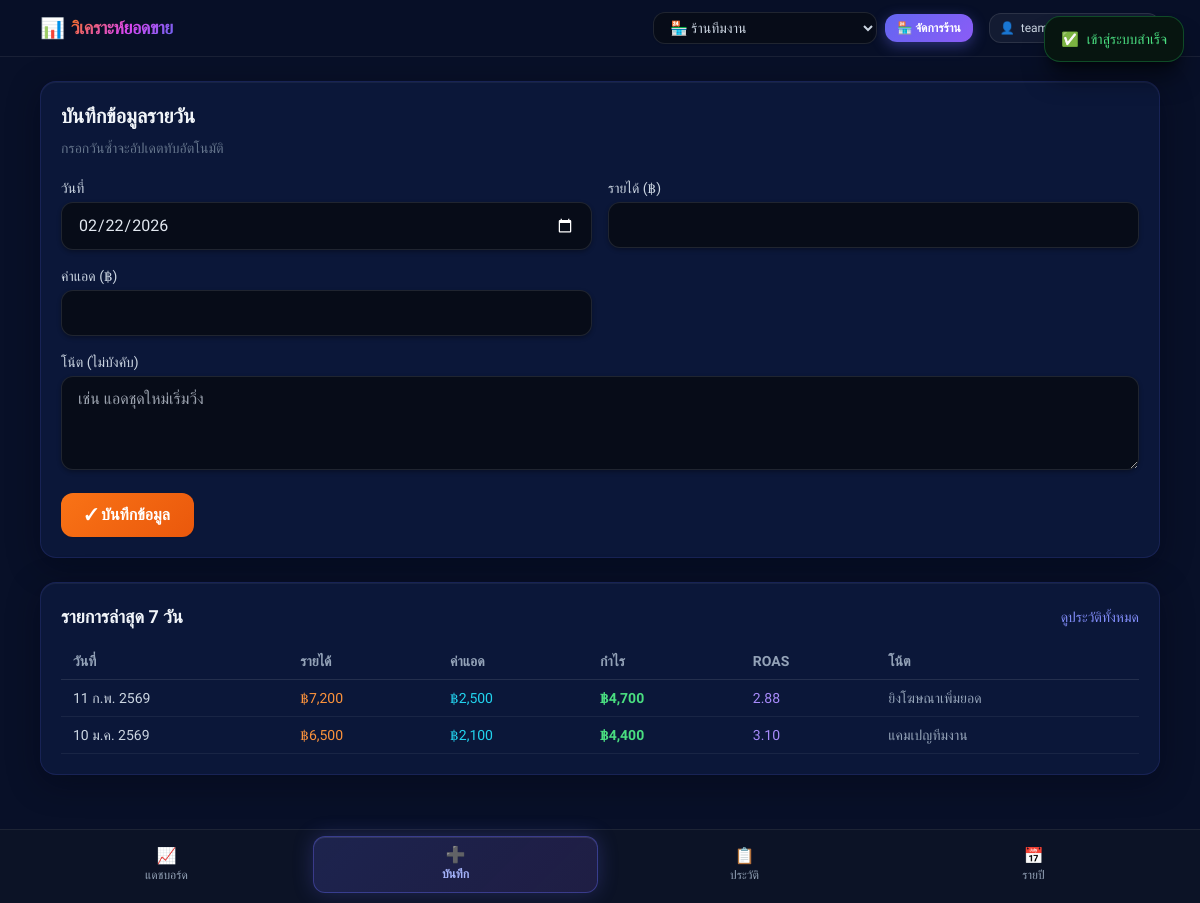
Screenshot of /add-record.php (signed in) with the database file from the repository.
### tables this page shows
CREATE TABLE IF NOT EXISTS daily_records (
    id BIGINT UNSIGNED NOT NULL AUTO_INCREMENT,
    shop_id BIGINT UNSIGNED NOT NULL,
    record_date DATE NOT NULL,
    revenue DECIMAL(12,2) NOT NULL DEFAULT 0.00,
    ad_cost DECIMAL(12,2) NOT NULL DEFAULT 0.00,
    note VARCHAR(255) NULL,
    created_at DATETIME NOT NULL DEFAULT CURRENT_TIMESTAMP,
    updated_at DATETIME NOT NULL DEFAULT CURRENT_TIMESTAMP ON UPDATE CURRENT_TIMESTAMP,
    PRIMARY KEY (id),
    UNIQUE KEY uq_daily_records_shop_date (shop_id, record_date),
    KEY idx_daily_records_record_date (record_date),
    KEY idx_daily_records_shop_date (shop_id, record_date),
    CONSTRAINT chk_daily_records_revenue_non_negative CHECK (revenue >= 0),
    CONSTRAINT chk_daily_records_ad_cost_non_negative CHECK (ad_cost >= 0),
    CONSTRAINT fk_daily_records_shop
        FOREIGN KEY (shop_id)
        REFERENCES shops (id)
        ON DELETE CASCADE
        ON UPDATE CASCADE
);

### includes/functions.php (called while the page is built, shortened)
<?php
function app_url(string $path = ''): string
{
    $baseUrl = APP_URL;
    $normalizedPath = '/' . ltrim($path, '/');
    return $baseUrl . $normalizedPath;
}
function e(?string $value): string
{
    return htmlspecialchars((string)$value, ENT_QUOTES, 'UTF-8');
}
function formatMoney(float|int $value): string
{
    return '฿' . number_format((float)$value, 0);
}
function formatRoas(?float $value): string
{
    return $value === null ? '–' : number_format($value, 2);
}
function formatThaiDate(string $date): string
{
    $dateObject = DateTime::createFromFormat('Y-m-d', $date);
    $thaiMonths = [
        '01' => 'ม.ค.',
        '02' => 'ก.พ.',
        '03' => 'มี.ค.',
        '04' => 'เม.ย.',
        '05' => 'พ.ค.',
        '06' => 'มิ.ย.',
        '07' => 'ก.ค.',
        '08' => 'ส.ค.',
        '09' => 'ก.ย.',
        '10' => 'ต.ค.',
        '11' => 'พ.ย.',
        '12' => 'ธ.ค.',
    ];
    $month = $thaiMonths[$dateObject->format('m')] ?? $dateObject->format('m');
    $thaiYear = (int)$dateObject->format('Y') + 543;
    return $dateObject->format('j') . ' ' . $month . ' ' . $thaiYear;
}

### includes/bootstrap.php (called while the page is built, shortened)
<?php
require_once __DIR__ . '/config.php';
require_once __DIR__ . '/functions.php';
spl_autoload_register(function (string $class): void {
    $className = ltrim($class, '\\');
    $normalizedClass = str_replace('\\', '/', $className);
    $leafName = basename($normalizedClass);
    $candidates = [
        dirname(__DIR__) . '/' . $normalizedClass . '.php',
        dirname(__DIR__) . '/app/' . $normalizedClass . '.php',
        dirname(__DIR__) . '/app/Services/' . $leafName . '.php',
        dirname(__DIR__) . '/app/Repositories/' . $leafName . '.php',
    ];
    foreach ($candidates as $filePath) {
        if (file_exists($filePath)) {
            return;
        }
    }
});

### app/Services/RecordService.php (called while the page is built, shortened)
<?php
class RecordService
{
    private RecordRepository $recordRepository;
    private ShopRepository $shopRepository;
    public function __construct(RecordRepository $recordRepository, ShopRepository $shopRepository, ?PDO $db = null)
    {
        $this->recordRepository = $recordRepository;
        $this->shopRepository = $shopRepository;
    }
    public function getRecentRecords(int $userId, int $shopId, int $limit = 7): array
    {
        if (!$this->canAccessShop($userId, $shopId)) {
            return [];
        }
        return $this->recordRepository->getRecentByShopId($shopId, $limit);
    }
    private function canAccessShop(int $userId, int $shopId): bool
    {
        return $this->shopRepository->findByIdAndUserId($shopId, $userId) !== null;
    }
}

### app/Repositories/ShopRepository.php (called while the page is built, shortened)
<?php
class ShopRepository
{
    private PDO $db;
    public function __construct(PDO $db)
    {
        $this->db = $db;
    }
    public function findByIdAndUserId(int $shopId, int $userId): ?array
    {
        $sql = 'SELECT id, user_id, name, created_at, updated_at
                FROM shops
                WHERE id = :shop_id AND user_id = :user_id
                LIMIT 1';
        $stmt = $this->db->prepare($sql);
        $stmt->execute([
            ':shop_id' => $shopId,
            ':user_id' => $userId,
        ]);
        $shop = $stmt->fetch();
        return $shop ?: null;
    }
}

### app/Repositories/RecordRepository.php (called while the page is built, shortened)
<?php
class RecordRepository
{
    private PDO $db;
    public function __construct(PDO $db)
    {
        $this->db = $db;
    }
    public function getRecentByShopId(int $shopId, int $limit = 7): array
    {
        $sql = 'SELECT id, shop_id, record_date, revenue, ad_cost, note, created_at, updated_at
                FROM daily_records
                WHERE shop_id = :shop_id
                ORDER BY record_date DESC
                LIMIT :limit_rows';
        $stmt = $this->db->prepare($sql);
        $stmt->bindValue(':shop_id', $shopId, PDO::PARAM_INT);
        $stmt->bindValue(':limit_rows', max(1, $limit), PDO::PARAM_INT);
        $stmt->execute();
        return $stmt->fetchAll();
    }
}

### add-record.php (the view, shortened to what this page needs)
<?php
require_once __DIR__ . '/includes/bootstrap.php';
require_once __DIR__ . '/includes/auth.php';
$userId = (int)($_SESSION['user_id'] ?? 0);
$shopId = (int)($_SESSION['current_shop_id'] ?? 0);
$shopRepository = new ShopRepository($pdo);
$recordRepository = new RecordRepository($pdo);
$recordService = new RecordService($recordRepository, $shopRepository, $pdo);
$recentRecords = $recordService->getRecentRecords($userId, $shopId, 7);
require __DIR__ . '/includes/header.php';
?>
<section class="section-card p-5">
    <h1 class="text-xl font-semibold text-slate-100">บันทึกข้อมูลรายวัน</h1>
    <p class="mt-2 text-sm text-slate-500">กรอกวันซ้ำจะอัปเดตทับอัตโนมัติ</p>
    <form action="<?= e(app_url('/api/records.php')) ?>" method="post" class="mt-5 grid gap-4 md:grid-cols-2">
        <div>
            <label for="record-date" class="mb-1 block text-sm text-slate-300">วันที่</label>
            <input
                id="record-date"
                name="record_date"
                type="date"
                value="<?= e(date('Y-m-d')) ?>"
                required
                class="w-full rounded-xl px-4 py-2.5 transition-all">
        </div>
        <div>
            <label for="revenue" class="mb-1 block text-sm text-slate-300">รายได้ (฿)</label>
            <input
                id="revenue"
                name="revenue"
                type="number"
                min="0"
                step="0.01"
                required
                class="w-full rounded-xl px-4 py-2.5 transition-all">
        </div>
        <div>
            <label for="ad-cost" class="mb-1 block text-sm text-slate-300">ค่าแอด (฿)</label>
            <input
                id="ad-cost"
                name="ad_cost"
                type="number"
                min="0"
                step="0.01"
                required
                class="w-full rounded-xl px-4 py-2.5 transition-all">
        </div>
        <div class="md:col-span-2">
            <label for="note" class="mb-1 block text-sm text-slate-300">โน้ต (ไม่บังคับ)</label>
            <textarea
                id="note"
                name="note"
                rows="3"
                maxlength="255"
                class="w-full rounded-xl px-4 py-2.5 transition-all"
                placeholder="เช่น แอดชุดใหม่เริ่มวิ่ง"></textarea>
        </div>
        <div class="md:col-span-2">
            <button type="submit" class="btn-orange px-6 py-2.5 text-base shadow-sm">
                ✓ บันทึกข้อมูล
            </button>
        </div>
    </form>
</section>
<section class="section-card mt-6 p-5">
    <div class="mb-3 flex items-center justify-between">
        <h2 class="text-lg font-semibold text-slate-100">รายการล่าสุด 7 วัน</h2>
        <a href="<?= e(app_url('/history.php')) ?>" class="text-sm text-indigo-400 hover:text-indigo-300 font-medium">ดูประวัติทั้งหมด</a>
    </div>
    <div class="overflow-x-auto">
        <table class="min-w-full text-sm">
            <thead>
                <tr class="border-b border-white/10 text-left text-slate-400">
                    <th class="px-3 py-2">วันที่</th>
                    <th class="px-3 py-2">รายได้</th>
                    <th class="px-3 py-2">ค่าแอด</th>
                    <th class="px-3 py-2">กำไร</th>
                    <th class="px-3 py-2">ROAS</th>
                    <th class="px-3 py-2">โน้ต</th>
                </tr>
            </thead>
            <tbody>
                <?php if (empty($recentRecords)): ?>
                    <tr>
                        <td colspan="6" class="px-3 py-4 text-center text-slate-400">ยังไม่มีข้อมูลในร้านนี้</td>
                    </tr>
                <?php else: ?>
                    <?php foreach ($recentRecords as $record): ?>
                        <?php
                        $revenue = (float)($record['revenue'] ?? 0);
                        $adCost = (float)($record['ad_cost'] ?? 0);
                        $profit = $revenue - $adCost;
                        $roas = $adCost > 0 ? round($revenue / $adCost, 2) : null;
                        $note = (string)($record['note'] ?? '');
                        ?>
                        <tr class="border-b border-white/[0.06]">
                            <td class="px-3 py-2 text-slate-300 font-medium"><?= e(formatThaiDate((string)($record['record_date'] ?? ''))) ?></td>
                            <td class="px-3 py-2 text-orange-400 font-medium"><?= e(formatMoney($revenue)) ?></td>
                            <td class="px-3 py-2 text-cyan-400 font-medium"><?= e(formatMoney($adCost)) ?></td>
                            <td class="px-3 py-2 <?= $profit >= 0 ? 'text-green-400' : 'text-red-400' ?> font-bold"><?= e(formatMoney($profit)) ?></td>
                            <td class="px-3 py-2 text-violet-400 font-medium"><?= e(formatRoas($roas)) ?></td>
                            <td class="px-3 py-2 text-slate-400"><?= $note !== '' ? e($note) : '-' ?></td>
                        </tr>
                    <?php endforeach; ?>
                <?php endif; ?>
            </tbody>
        </table>
    </div>
</section>
<?php require __DIR__ . '/includes/footer.php'; ?>

### includes/header.php (style rules this page uses)
body { font-family: 'Sarabun', sans-serif; background-color: rgb(8, 16, 40); min-height: 100vh; position: relative; overflow-x: hidden }
input[type="date"], input[type="datetime-local"], input[type="month"], input[type="time"] { color-scheme: dark; }
.section-card { background-color: rgb(11, 23, 57); border: 1px solid rgba(99, 102, 241, 0.15); border-radius: 16px; box-shadow: rgba(1, 5, 17, 0.4) 0px 8px 32px 0px, inset 0 1px 0 rgba(255, 255, 255, 0.05); position: relative; transition: all 0.3s cubic-bezier(0.4, 0, 0.2, 1) }
.section-card::before { content: ''; position: absolute; inset: 0; border-radius: 16px; padding: 1px; background: linear-gradient(135deg, rgba(99, 102, 241, 0.2), transparent, rgba(139, 92, 246, 0.2)); -webkit-mask: linear-gradient(#fff 0 0) content-box, linear-gradient(#fff 0 0); mask: linear-gradient(#fff 0 0) content-box, linear-gradient(#fff 0 0); -webkit-mask-composite: xor; mask-composite: exclude; pointer-events: none; opacity: 0; transition: opacity 0.3s ease }
.btn-orange { background: linear-gradient(135deg, #f97316, #ea580c); box-shadow: 0 4px 14px rgba(249, 115, 22, .40); color: #fff; font-weight: 600; border: none; border-radius: 12px; cursor: pointer; transition: all .25s cubic-bezier(0.4, 0, 0.2, 1); display: inline-flex; align-items: center; justify-content: center; position: relative; overflow: hidden }
.btn-orange::before { content: ''; position: absolute; inset: 0; background: linear-gradient(135deg, transparent 30%, rgba(255, 255, 255, 0.2) 50%, transparent 70%); transform: translateX(-100%); transition: transform 0.5s ease }
input, select, textarea { transition: border-color .2s, box-shadow .2s; background-color: #070c18; border: 1px solid rgba(255, 255, 255, 0.10); box-shadow: 0 2px 4px rgba(0, 0, 0, 0.3); color: #e2e8f0 }
input::placeholder, textarea::placeholder { color: #4b5870 }
tbody tr { transition: all .25s cubic-bezier(0.4, 0, 0.2, 1) }

### rows the page displays
daily_records: record_date "11 ก.พ. 2569", revenue "฿7,200", ad_cost "฿2,500", formatMoney($profit) "฿4,700", formatRoas($roas) "2.88", note "ยิงโฆษณาเพิ่มยอด"
daily_records: record_date "10 ม.ค. 2569", revenue "฿6,500", ad_cost "฿2,100", formatMoney($profit) "฿4,400", formatRoas($roas) "3.10", note "แคมเปญทีมงาน"

### other values shown
$flashSuccess "เข้าสู่ระบบสำเร็จ"
$link['icon'] "📈"
$link['label'] "แดชบอร์ด"
$link['icon'] "➕"
$link['label'] "บันทึก"
$link['icon'] "📋"
$link['label'] "ประวัติ"
$link['icon'] "📅"
$link['label'] "รายปี"
